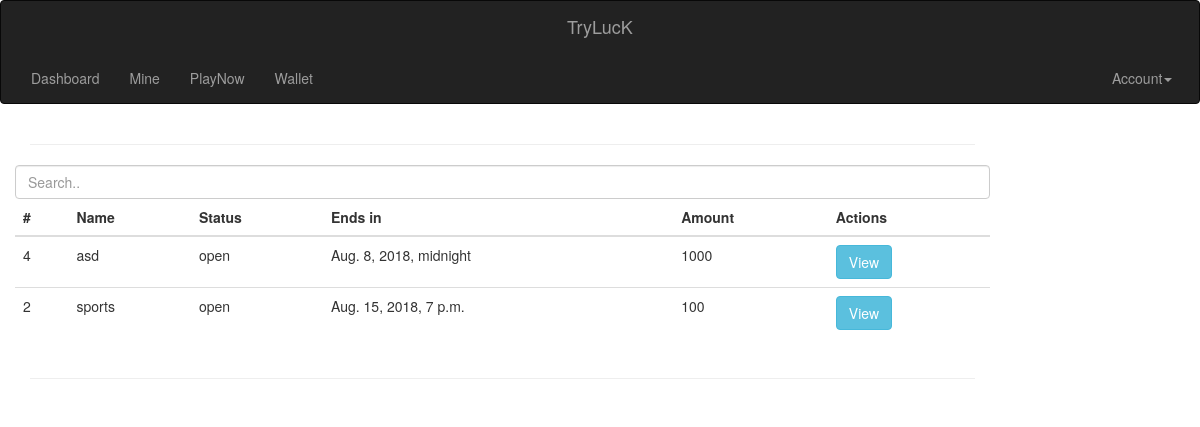
The app's page /lucks/ (signed in), older data.
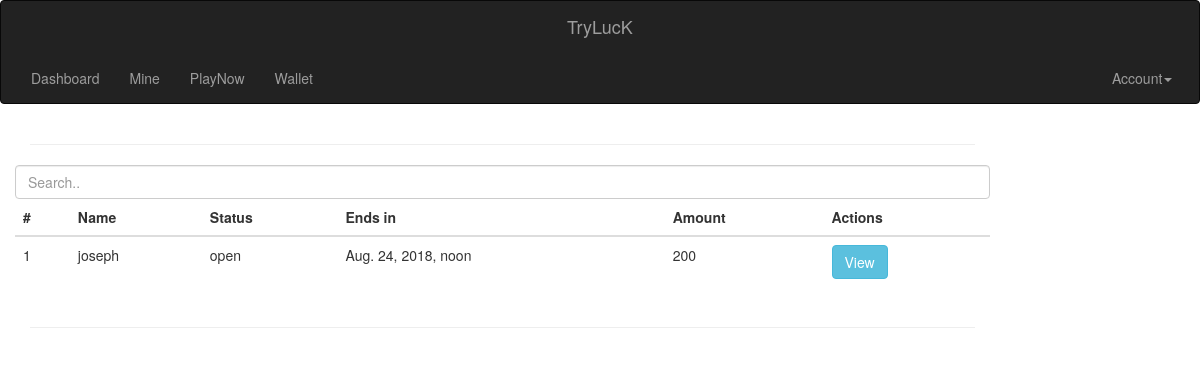
The same page, newer data.
### lucks/models.py (models this page shows, shortened)
class Luck(models.Model):
    id = models.AutoField(primary_key=True)
    name = models.CharField(max_length=50,unique=True)
    content = models.CharField(max_length=5000)
    head=models.CharField(max_length=50)
    tails=models.CharField(max_length=50)
    search = models.ForeignKey(Search)
    duration = models.DateTimeField()
    amount = models.IntegerField(default=0)
    user = models.ForeignKey(User)
    status=models.CharField(max_length=50,default='open')
    created_at = models.DateTimeField(auto_now_add=True)
    updated_at = models.DateTimeField(auto_now=True)

### lucks/views.py (the view)
@login_required(login_url='/login/')
def index(request):
    lucks = models.Luck.objects.filter(status='open')
    return render(request, "lucks/index.html", {'lucks':lucks})

### templates/lucks/index.html (shortened to what this page needs)
{% extends "dashboard/base.html" %}
{% block content %}
<div class="row">
  <input class="form-control" id="myInput" type="text" placeholder="Search..">
  <div class="table-responsive">
                                <table class="table table-hover">
                                    <thead>
                                        <tr>
                                          <th>#</th>
                                          <th>Name</th>
                                          <th>Status</th>
                                          <th>Ends in</th>
                                          <th>Amount</th>
                                          <th>Actions</th>
                                        </tr>
                                    </thead>
                                    <tbody id="myTable">
                                      {% for l in lucks reversed %}
                                      <tr>
                                        <td>{{l.id}}</td>
                                        <td>{{l.name}}</td>
                                        <td>{{l.status}}</td>
                                        <td>{{l.duration}}</td>
                                        <td>{{l.amount}}</td>
                                        <td><a href="/lucks/view/{{l.id}}" class="button btn btn-info">View</a></td>
                                      </tr>
                                      {% endfor %}
                                    </tbody>
                                </table>
    </div>
</div>
{% endblock %}

### templates/dashboard/base.html (shortened to what this page needs)
<!DOCTYPE html>
<html lang="en">
  <head>
    {% load static %}
    <link href="{% static "css/bootstrap.css" %}" rel="stylesheet">
    <link rel="stylesheet" href="https://cdnjs.cloudflare.com/ajax/libs/bootstrap-datetimepicker/4.17.37/css/bootstrap-datetimepicker.min.css" />
      </head>
      <body>
        <nav class="navbar navbar-inverse" role="navigation">
          <div class="navbar-header">
             <a class="navbar-brand" href="{% url 'home' %}">TryLucK</a>
          </div>
          <div class="collapse navbar-collapse" id="bs-example-navbar-collapse-1">
            <ul class="nav navbar-nav navbar-center">
              <li>
                <a href="/dashboard">Dashboard</a>
              </li>
            </ul>
            <ul class="nav navbar-nav navbar-center">
              <li>
                <a href="/lucks/my/">Mine</a>
              </li>
            </ul>
            <ul class="nav navbar-nav navbar-center">
              <li>
                <a href="/lucks/">PlayNow</a>
              </li>
            </ul>
            <ul class="nav navbar-nav navbar-center">
              <li>
                <a href="/wallet/">Wallet</a>
              </li>
            </ul>
            <ul class="nav navbar-nav navbar-right" style="padding-right:1%">
              <li class="dropdown">
                 <a href="#" class="dropdown-toggle" data-toggle="dropdown">Account<strong class="caret"></strong></a>
              </li>
            </ul>
          </div>
        </nav>
        <div class="container">
          	<div class="row">
              <div class="col-sm-10">
      <hr>
                {% block content %}
                {% endblock %}
                <hr>
              </div>
            </div>
        </div>
      </body>
    </html>

### templates/dashboard/base.html (style rules this page uses)
.navbar-header { float: left; padding: 15px; text-align: center; width: 100%; }
.navbar-brand { float:none; }

Row changes from the older to the newer data that the page shows:
removed Luck: id "4", name "asd", status "open", duration "Aug. 8, 2018, midnight", amount "1000"
removed Luck: id "2", name "sports", status "open", duration "Aug. 15, 2018, 7 p.m.", amount "100"
added Luck: id "1", name "joseph", status "open", duration "Aug. 24, 2018, noon", amount "200"
